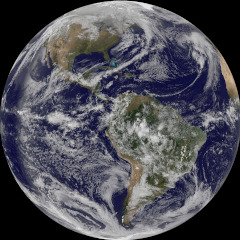
#> input picture vectorscope_files_original_patrick_backup/pl_earth.jpg, 240 x 240 px
$ python imgtobitmap.py ../../vectorscope_files_original_patrick_backup/pl_earth.jpg 1
#> lines starting #> are read from the running program, lines starting #| are printed output that depends on the picture; after the words box and inside, x2 and y2 are one past the last pixel; in counts of white or black regions, pixels touching at a corner belong together
#!/usr/bin/env python3
'''
    Convert image file to python module for use with blit_bitmap.

    Usage imgtobitmap image_file bits_per_pixel >image.py

    Caveat: imgtobitmap.py requires `sudo pip install Pillow --upgrade`,
    as debian11 default Pillow version 8.whatever is too old
       - (tested good after upgrade with Pillow-10.1.0)

'''

import sys
from PIL import Image
import argparse


def main():

    parser = argparse.ArgumentParser(
        prog='imgtobitmap',
        description='Convert image file to python module for use with bitmap method.')

    parser.add_argument(
        'image_file',
        help='Name of file containing image to convert')

    parser.add_argument(
        'bits_per_pixel',
        type=int,
        choices=range(1, 9),
        default=1,
        metavar='bits_per_pixel',
        help='The number of bits to use per pixel (1..8)')

    args = parser.parse_args()
    bits = args.bits_per_pixel
    colors_requested = 1 << bits
    img = Image.open(args.image_file)
#> img is the input picture: PIL image 240x240 RGB; mean R, G, B 78.7, 78.5, 86.6
    img = img.convert("P", palette=Image.Palette.ADAPTIVE, colors=colors_requested)
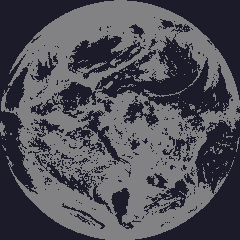
#> img: PIL image 240x240 P; mean R, G, B 78.9, 78.4, 86.4
    palette = img.getpalette()  # Make copy of palette colors
#> palette = [130, 129, 131, 27, 27, 41]
    palette_colors = len(palette) // 3
#> palette_colors = 2
    bits_required = palette_colors.bit_length()
#> bits_required = 2
    if (bits_required < bits):
        print(f'\nNOTE: Quantization reduced colors to {palette_colors} from the {colors_requested} '
        f'requested, reconverting using {bits_required} bit per pixel could save memory.\n''', file=sys.stderr)

    # For all the colors in the palette
    colors = []

    for color in range(palette_colors):

        # get rgb values and convert to 565
        color565 = (
            ((palette[color*3] & 0xF8) << 8)
            | ((palette[color*3+1] & 0xFC) << 3)
            | ((palette[color*3+2] & 0xF8) >> 3))

        # swap bytes in 565
        color = ((color565 & 0xff) << 8) + ((color565 & 0xff00) >> 8)

        # append byte swapped 565 color to colors
        colors.append(f'{color:04x}')
#> this loop made 2 passes
#> color565 on passes 1 to 2: 33808, 6341
#> after the loop, colors = ['1084', 'c518']

    image_bitstring = ''
    max_colors = len(colors)
#> max_colors = 2

    # Run through the image and create a string with the ascii binary
    # representation of the color of each pixel.
    for y in range(img.height):
        for x in range(img.width):
            pixel = img.getpixel((x, y))
            color = pixel
            bstring = ''.join(
                '1' if (color & (1 << bit - 1)) else '0'
                for bit in range(bits, 0, -1)
            )

            image_bitstring += bstring

    bitmap_bits = len(image_bitstring)
#> bitmap_bits = 57600

    # Create python source with image parameters
    print(f'HEIGHT = {img.height}')
#| HEIGHT = 240
    print(f'WIDTH = {img.width}')
#| WIDTH = 240
    print(f'COLORS = {max_colors}')
#| COLORS = 2
    print(f'BITS = {bitmap_bits}')
#| BITS = 57600
    print(f'BPP = {bits}')
    print('PALETTE = [', sep='', end='')

    for color, rgb in enumerate(colors):
        if color:
            print(',', sep='', end='')
        print(f'0x{rgb}', sep='', end='')
#> this loop made 2 passes
#> (color, rgb) on passes 1 to 2: (0, '1084'), (1, 'c518')
#| 0x1084
#| ,0xc518
    print("]")

    # Run though image bit string 8 bits at a time
    # and create python array source for memoryview

    print("_bitmap =\\", sep='')
    print("b'", sep='', end='')

    for i in range(0, bitmap_bits, 8):

        if i and i % (16*8) == 0:
            print("'\\\nb'", end='', sep='')

        value = image_bitstring[i:i+8]
        color = int(value, 2)
        print(f'\\x{color:02x}', sep='', end='')
#> this loop made 7200 passes
#> (value, color) on passes 1 to 3: ('11111111', 255), ('11111111', 255), ('11111111', 255)
#| \xff
#| \xff
#| \xff
#| \xff
#| \xff
#| \xff
#| \xff
#| \xff
#> (further printed lines are left out)

    print("'\nBITMAP = memoryview(_bitmap)")


main()

$ run again, on vectorscope_files_original_patrick_backup/pl_mars.jpg
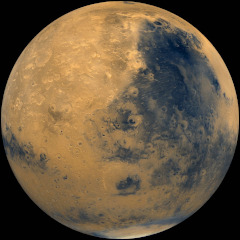
#> input picture vectorscope_files_original_patrick_backup/pl_mars.jpg, 240 x 240 px
#> in main, img is the input picture: PIL image 240x240 RGB; mean R, G, B 105.6, 87.8, 64.2
#> in main, `img = img.convert("P", palette=Image.Palette.ADAPTIVE, colors=colors_r..`:
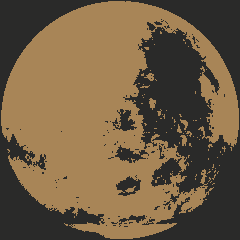
#> img: PIL image 240x240 P; mean R, G, B 112.2, 92.7, 66.6
#> palette = [168, 133, 87, 42, 42, 41]
#> palette_colors = 2
#> the loop in main, `for color in range(palette_colors):` made 2 passes
#> color565 on passes 1 to 2: 44074, 10565
#> after the loop in main, `for color in range(palette_colors):`: colors = ['2aac', '4529']
#> max_colors = 2
#> bitmap_bits = 57600
#| HEIGHT = 240
#| WIDTH = 240
#| COLORS = 2
#| BITS = 57600
#> the loop in main, `for color, rgb in enumerate(colors):` made 2 passes
#> (color, rgb) on passes 1 to 2: (0, '2aac'), (1, '4529')
#> (printed output is left out)
#> the loop in main, `for i in range(0, bitmap_bits, 8): ` made 7200 passes
#> (value, color) on passes 1 to 3: ('11111111', 255), ('11111111', 255), ('11111111', 255)
#> (printed output is left out)

$ run again, on vectorscope_files_original_patrick_backup/pl_mercury.jpg
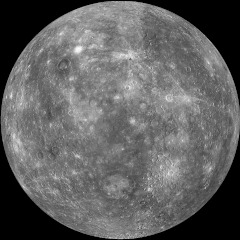
#> input picture vectorscope_files_original_patrick_backup/pl_mercury.jpg, 240 x 240 px
#> in main, img is the input picture: PIL image 240x240 RGB; min 0, max 253, mean 96.2
#> in main, `img = img.convert("P", palette=Image.Palette.ADAPTIVE, colors=colors_r..`:
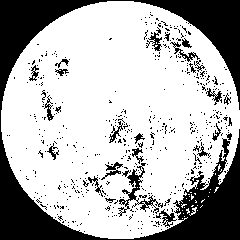
#> img: PIL image 240x240 P; values 55 (black) and 136 (white), 70.1% white; 505 black regions (474 under 20 px), largest, box (x1, y1, x2, y2) and area: (0, 0, 240, 240) 13964, (118, 163, 163, 217) 497, (146, 27, 162, 51) 136
#> palette = [136, 136, 136, 55, 55, 55]
#> palette_colors = 2
#> the loop in main, `for color in range(palette_colors):` made 2 passes
#> color565 on passes 1 to 2: 35921, 12710
#> after the loop in main, `for color in range(palette_colors):`: colors = ['518c', 'a631']
#> max_colors = 2
#> bitmap_bits = 57600
#| HEIGHT = 240
#| WIDTH = 240
#| COLORS = 2
#| BITS = 57600
#> the loop in main, `for color, rgb in enumerate(colors):` made 2 passes
#> (color, rgb) on passes 1 to 2: (0, '518c'), (1, 'a631')
#> (printed output is left out)
#> the loop in main, `for i in range(0, bitmap_bits, 8): ` made 7200 passes
#> (value, color) on passes 1 to 3: ('11111111', 255), ('11111111', 255), ('11111111', 255)
#> (printed output is left out)

$ run again, on vectorscope_files_original_patrick_backup/pl_moon.jpg
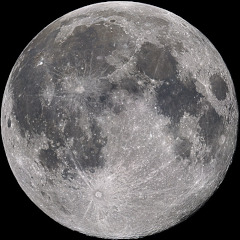
#> input picture vectorscope_files_original_patrick_backup/pl_moon.jpg, 240 x 240 px
#> in main, img is the input picture: PIL image 240x240 RGB; mean R, G, B 104.5, 101.9, 102.4
#> in main, `img = img.convert("P", palette=Image.Palette.ADAPTIVE, colors=colors_r..`:
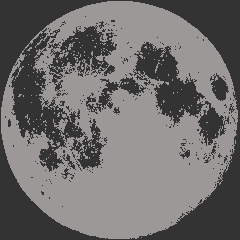
#> img: PIL image 240x240 P; mean R, G, B 111.8, 109.1, 109.1
#> palette = [156, 152, 152, 52, 51, 51]
#> palette_colors = 2
#> the loop in main, `for color in range(palette_colors):` made 2 passes
#> color565 on passes 1 to 2: 40147, 12678
#> after the loop in main, `for color in range(palette_colors):`: colors = ['d39c', '8631']
#> max_colors = 2
#> bitmap_bits = 57600
#| HEIGHT = 240
#| WIDTH = 240
#| COLORS = 2
#| BITS = 57600
#> the loop in main, `for color, rgb in enumerate(colors):` made 2 passes
#> (color, rgb) on passes 1 to 2: (0, 'd39c'), (1, '8631')
#> (printed output is left out)
#> the loop in main, `for i in range(0, bitmap_bits, 8): ` made 7200 passes
#> (value, color) on passes 1 to 3: ('11111111', 255), ('11111111', 255), ('11111111', 255)
#> (printed output is left out)
